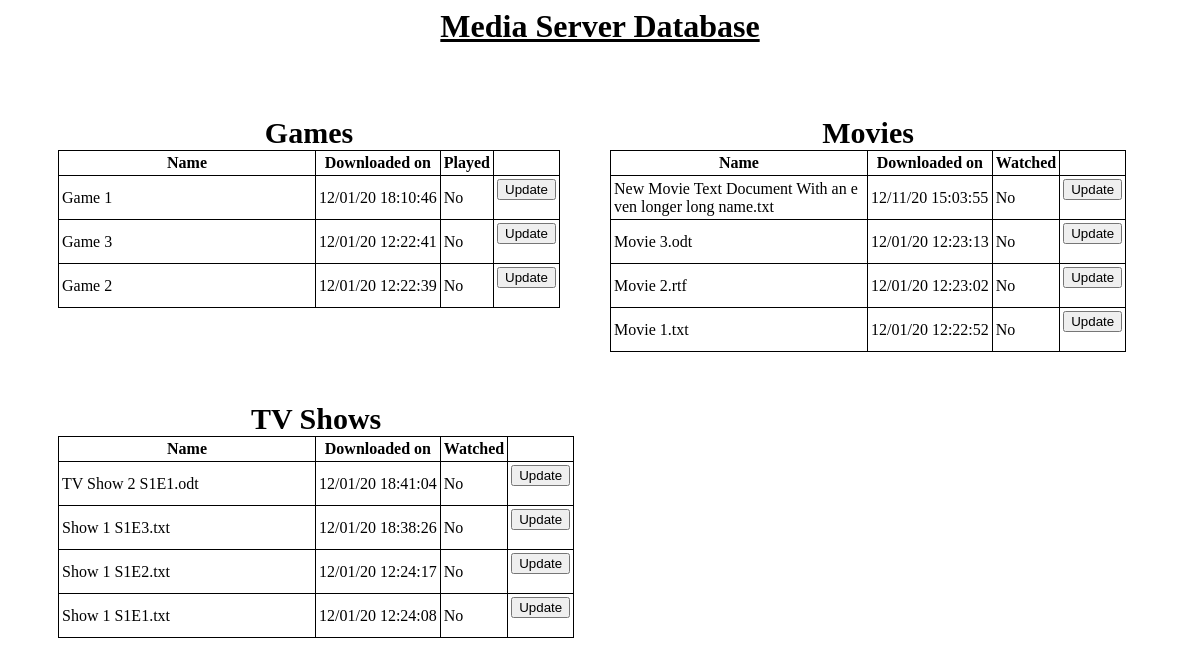
/index, run on the app's committed database.
### tables this page shows
CREATE TABLE games (
                                    name text PRIMARY KEY,
                                    downloaded_on text,
                                    sort_time,
                                    played text
                                );

CREATE TABLE movies (
                                    name text PRIMARY KEY,
                                    downloaded_on text,
                                    sort_time,
                                    watched text
                                );

CREATE TABLE tvshows (
                                    name text PRIMARY KEY,
                                    downloaded_on text,
                                    sort_time,
                                    watched text
                                );

### Sqlite_webserver.py (the view)
@app.route("/")
@app.route("/index")
def index():
    read_from_db()
    return render_template("index.html", games = games, movies = movies, tvshows = tvshows)

### Sqlite_webserver.py (called while the page is built)
def create_connection(db_file):
    conn = None
    try:
        conn = sqlite3.connect(db_file)
    except Error as e:
        print(e)
    return conn

def read_from_db():
    conn = create_connection(database)
    if conn is not None:
        try:
            c = conn.cursor()
        except Error as e:
            print(e)
    c.execute("""SELECT * FROM games ORDER BY sort_time DESC""")
    global games
    games = [x for x in c.fetchall()]
    c.execute("""SELECT * FROM movies ORDER BY sort_time DESC""")
    global movies
    movies = [x for x in c.fetchall()]
    c.execute("""SELECT * FROM tvshows ORDER BY sort_time DESC""")
    global tvshows
    tvshows = [x for x in c.fetchall()]

### templates/index.html (shortened to what this page needs)
<html>
    <head>
        <link id="stylesheet" rel= "stylesheet" href = "/static/styles/styles.css">
    </head>
    <body>
        <h1 id="main-title">
            Media Server Database
        </h1>
        <table>
            <caption class="category-title">Games</caption>
            <tr>
                <th class="name-column">Name</th>
                <th>Downloaded on</th>
                <th>Played</th>
            </tr>
            {% for game in games %}
            <tr>
                <td>{{game[0]}}</td>
                <td>{{game[1]}}</td>
                <td>{{game[3]}}</td>
                <td>
                    <form action="./update" method="POST" novalidate>
                        <input type="submit" value="Update" />
                    </form>
                </td>
            </tr>
            {% endfor %}
        </table>
        <table>
            <caption class="category-title">Movies</caption>
            <tr>
                <th class="name-column">Name</th>
                <th>Downloaded on</th>
                <th>Watched</th>
            </tr>
            {% for movie in movies %}
            <tr>
                <td>{{movie[0]}}</td>
                <td>{{movie[1]}}</td>
                <td>{{movie[3]}}</td>
                <td>
                    <form action="./update" method="POST" novalidate>
                        <input type="submit" value="Update" />
                    </form>
                </td>
            </tr>
            {% endfor %}
        </table>
        <table>
            <caption class="category-title">TV Shows</caption>
            <tr>
                <th class="name-column">Name</th>
                <th>Downloaded on</th>
                <th>Watched</th>
            </tr>
            {% for tvshow in tvshows %}
            <tr>
                <td>{{tvshow[0]}}</td>
                <td>{{tvshow[1]}}</td>
                <td>{{tvshow[3]}}</td>
                <td>
                    <form action="./update" method="POST" novalidate>
                        <input type="submit" value="Update" />
                    </form>
                </td>
            </tr>
            {% endfor %}
        </table>
    </body>
</html>

### static/styles/styles.css (style rules this page uses)
table, th, td { border: 1px solid black; border-collapse: collapse; padding: 3px; }
table { float: left; margin-top: 50px; margin-left: 50px; }
.name-column { width: 250px; }
td { max-width: 250px; word-break: break-all; }
#main-title { text-decoration: underline; text-align: center; }
.category-title { font-size: 30; font-weight: 600; }

### data on the page
games: name "Game 1", downloaded_on "12/01/20 18:10:46", played "No"
games: name "Game 3", downloaded_on "12/01/20 12:22:41", played "No"
games: name "Game 2", downloaded_on "12/01/20 12:22:39", played "No"
movies: name "New Movie Text Document With an even longer long name.txt", downloaded_on "12/11/20 15:03:55", watched "No"
movies: name "Movie 3.odt", downloaded_on "12/01/20 12:23:13", watched "No"
movies: name "Movie 2.rtf", downloaded_on "12/01/20 12:23:02", watched "No"
movies: name "Movie 1.txt", downloaded_on "12/01/20 12:22:52", watched "No"
tvshows: name "TV Show 2 S1E1.odt", downloaded_on "12/01/20 18:41:04", watched "No"
tvshows: name "Show 1 S1E3.txt", downloaded_on "12/01/20 18:38:26", watched "No"
tvshows: name "Show 1 S1E2.txt", downloaded_on "12/01/20 12:24:17", watched "No"
tvshows: name "Show 1 S1E1.txt", downloaded_on "12/01/20 12:24:08", watched "No"
